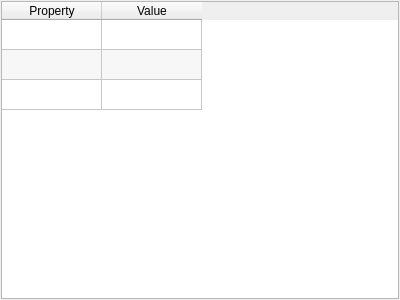
<?xml version="1.0" encoding="UTF-8"?>
<ui version="4.0">
 <class>DrawingPropertiesWidget</class>
 <widget class="QWidget" name="DrawingPropertiesWidget">
  <property name="geometry">
   <rect>
    <x>0</x>
    <y>0</y>
    <width>400</width>
    <height>300</height>
   </rect>
  </property>
  <property name="windowTitle">
   <string>Form</string>
  </property>
  <layout class="QVBoxLayout" name="verticalLayout">
   <property name="margin">
    <number>1</number>
   </property>
   <item>
    <widget class="QTableWidget" name="tableWidget">
     <property name="alternatingRowColors">
      <bool>true</bool>
     </property>
     <property name="sortingEnabled">
      <bool>true</bool>
     </property>
     <attribute name="verticalHeaderVisible">
      <bool>false</bool>
     </attribute>
     <row>
      <property name="text">
       <string>New Row</string>
      </property>
     </row>
     <row>
      <property name="text">
       <string>New Row</string>
      </property>
     </row>
     <row>
      <property name="text">
       <string>New Row</string>
      </property>
     </row>
     <column>
      <property name="text">
       <string>Property</string>
      </property>
     </column>
     <column>
      <property name="text">
       <string>Value</string>
      </property>
     </column>
    </widget>
   </item>
  </layout>
 </widget>
 <resources/>
 <connections/>
</ui>
